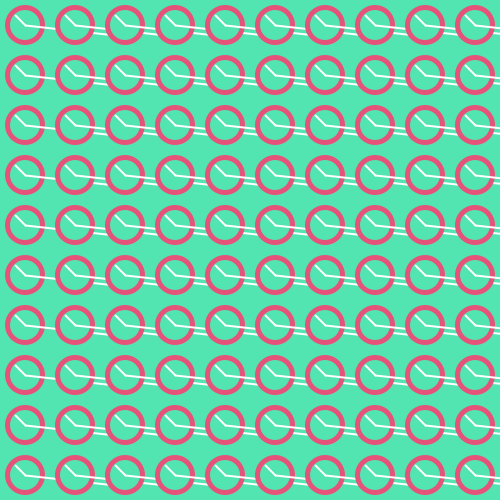
Frame 1 (no input)
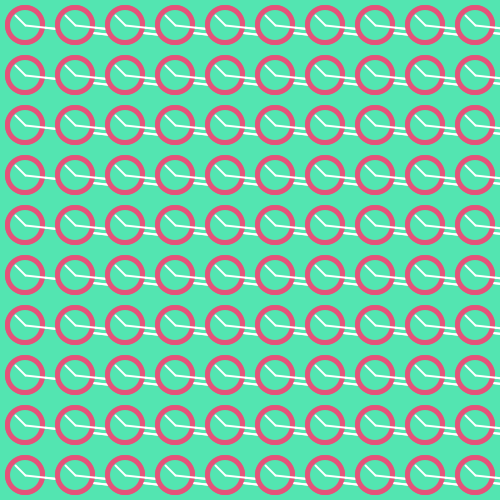
Frame 2 (the mouse pressed at the canvas centre, redrawn once)

The Processing sketch that drew these frames (run headless with seeded random() and noise(); the mouse was pressed at the canvas centre and the sketch redrawn once):

// Processing sketch: processing_84653
// ── processing_84653.pde

//Créer une boucle de répétition "tant que"

void setup () {
  size(500, 500);
  background(#53E5B1);
  smooth();
}

void draw()
{

  noFill();

  for (int posX=25;posX< width;posX=posX+50)
  {
    for (int posY=25;posY< height;posY=posY+50)
    {
      fill(229,83,122);
      noStroke();
      ellipse(posX, posY, 40, 40);
      fill(#53E5B1);
      ellipse(posX, posY, 30, 30);
      line(posX,posY,posX+70,posY+90);
      fill(229,83,122);
      
       stroke(255);
     strokeWeight(2);
       line(posX,posY,posX+90,posY+10);
       line(posX,posY,posX-10,posY-10);
      
    }
  }

  noLoop();
}
